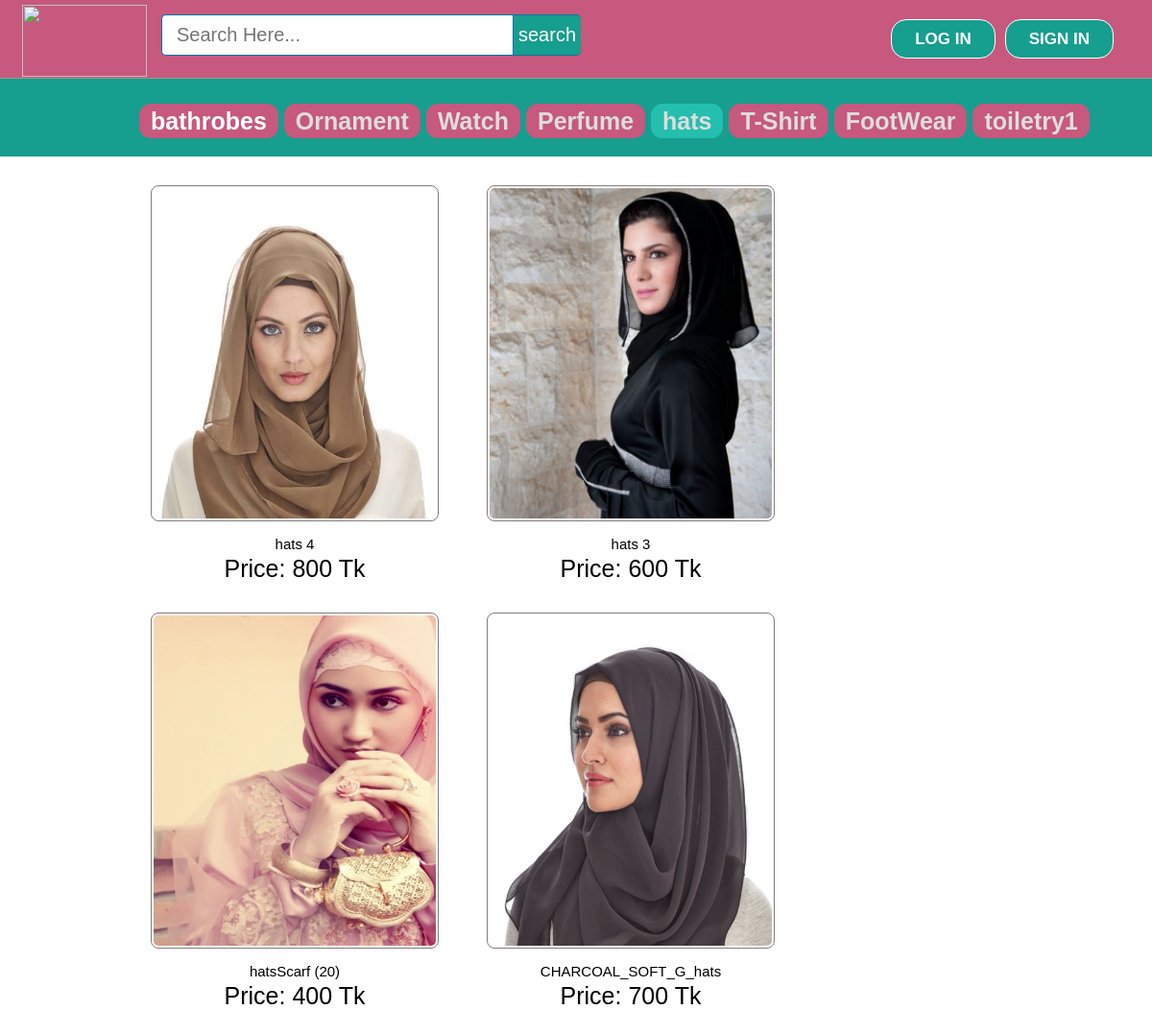
The page /women/hats.php on the database its author committed.
### tables this page shows
CREATE TABLE IF NOT EXISTS `products` (
`id` int(11) NOT NULL,
  `pName` varchar(100) NOT NULL,
  `price` int(11) NOT NULL,
  `description` text NOT NULL,
  `available` int(11) NOT NULL,
  `category` varchar(100) NOT NULL,
  `type` varchar(100) NOT NULL,
  `item` varchar(100) NOT NULL,
  `pCode` varchar(20) NOT NULL,
  `picture` text NOT NULL
);

### women/hats.php (the view, shortened to what this page needs)
<!DOCTYPE html>
<html>
<head>
	<link rel="stylesheet" type="text/css" href="../css/style.css">
</head>
<body>
	<?php include ( "../inc/mainheader.inc.php" ); ?>
	<div class="categolis">
		<table>
			<tr>
				<th>
					<a href="bathrobes.php" style="text-decoration: none;color: #fff;padding: 4px 12px;background-color: #c7587e;border-radius: 12px;">bathrobes</a>
				</th>
				<th><a href="ornament.php" style="text-decoration: none;color: #ddd;padding: 4px 12px;background-color: #c7587e;border-radius: 12px;">Ornament</a></th>
				<th><a href="watch.php" style="text-decoration: none;color: #ddd;padding: 4px 12px;background-color: #c7587e;border-radius: 12px;">Watch</a></th>
				<th><a href="perfume.php" style="text-decoration: none;color: #ddd;padding: 4px 12px;background-color: #c7587e;border-radius: 12px;">Perfume</a></th>
				<th><a href="hats.php" style="text-decoration: none;color: #ddd;padding: 4px 12px;background-color: #24bfae;border-radius: 12px;">hats</a></th>
				<th><a href="tshirt.php" style="text-decoration: none;color: #ddd;padding: 4px 12px;background-color: #c7587e;border-radius: 12px;">T-Shirt</a></th>
				<th><a href="footwear.php" style="text-decoration: none;color: #ddd;padding: 4px 12px;background-color: #c7587e;border-radius: 12px;">FootWear</a></th>
				<th><a href="toiletry1.php" style="text-decoration: none;color: #ddd;padding: 4px 12px;background-color: #c7587e;border-radius: 12px;">toiletry1</a></th>
			</tr>
		</table>
	</div>
	<div style="padding: 30px 120px; font-size: 25px; margin: 0 auto; display: table; width: 98%;">
		<div>
		<?php
			$getposts = mysql_query("SELECT * FROM products WHERE available >='1' AND item ='hats'  ORDER BY id DESC LIMIT 10") or die(mysql_error());
					if (mysql_num_rows($getposts)) {
					echo '<ul id="recs">';
					while ($row = mysql_fetch_assoc($getposts)) {
						$id = $row['id'];
						$pName = $row['pName'];
						$price = $row['price'];
						$picture = $row['picture'];
						echo '
							<ul style="float: left;">
								<li style="float: left; padding: 0px 25px 25px 25px;">
									<div class="home-prodlist-img"><a href="view_product.php?pid='.$id.'">
										<img src="../image/product/hats/'.$picture.'" class="home-prodlist-imgi">
										</a>
										<div style="text-align: center; padding: 0 0 6px 0;"> <span style="font-size: 15px;">'.$pName.'</span><br> Price: '.$price.' Tk</div>
									</div>
								</li>
							</ul>
						';
						}
				}
		?>
		</div>
	</div>
</body>
</html>

### css/style.css (style rules this page uses)
html, body, div, span, applet, object, iframe, h1, h2, h3, h4, h5, h6, p, blockquote, pre, a, abbr, acronym, address, big, cite, code, del, dfn, em, img, ins, kbd, q, s, samp, small, strike, strong, sub, sup, tt, var, b, u, i, center, dl, dt, dd, ol, ul, li, fieldset, form, label, legend, table, caption, tbody, tfoot, thead, tr, th, td, article, aside, canvas, details, embed, figure, figcaption, footer, header, hgroup, menu, nav, output, ruby, section, summary, time, mark, audio, video { margin: 0; padding: 0; border: 0; font: inherit; vertical-align: baseline; box-sizing: border-box; }
body { line-height: normal; }
ol, ul { list-style: none; }
table { border-collapse: collapse; border-spacing: 0; }
* { margin: 0px; padding: 0px; }
body, button, input, label, select, td, textarea { font-family: Arial, Helvetica, tahoma,verdana,arial,sans-serif; font-size: 12px; }
body { width: 100%; position: relative; background-color: #ffffff; min-width: 1080px; }
.home-prodlist-imgi { height: 350px; width: 300px; padding: 2px; border: 1px solid #847b7b; border-radius: 8px; }
.categolis { line-height: 1.3; font-weight: bold; color: #fff; padding: 110px 20px 20px 145px; background-color: #169e8f; text-align: center; font-size: 25px; }
.categolis table tbody tr th { padding: 0px 6px 0px 0px; }

### rows shown on the page
products: picture (picture), pName "hats 4", price "800"
products: picture (picture), pName "hats 3", price "600"
products: picture (picture), pName "hatsScarf (20)", price "400"
products: picture (picture), pName "CHARCOAL_SOFT_G_hats", price "700"
